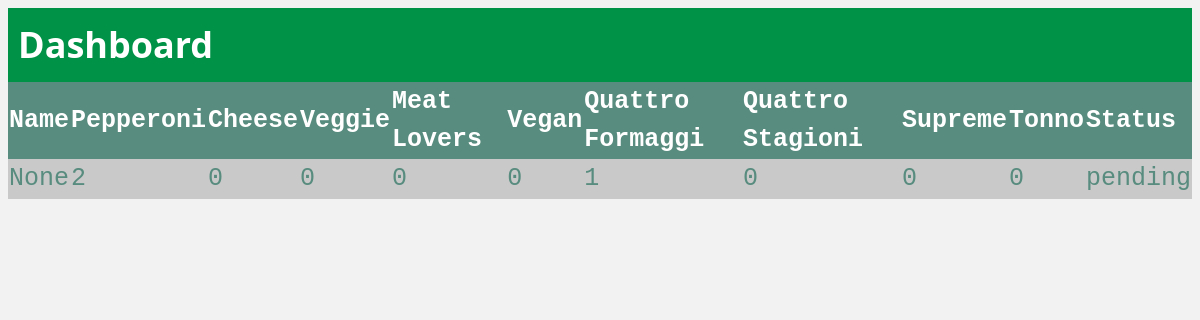
Page /dashboard on the earlier database version.
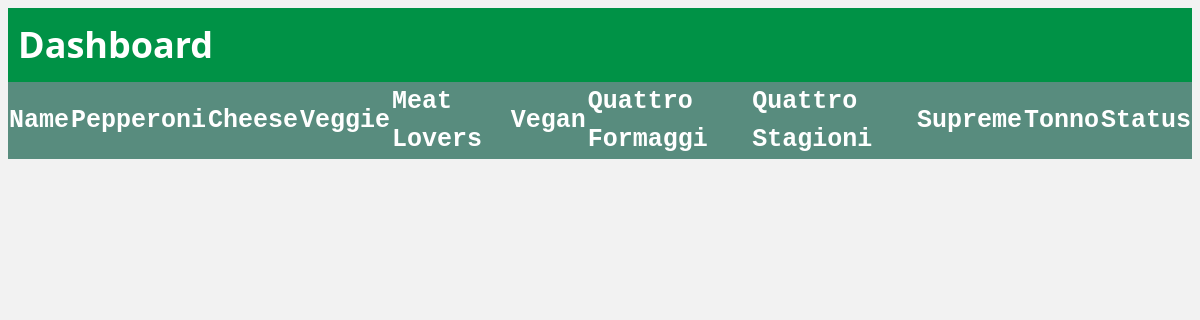
Same page on the later database version.
### tables this page shows
CREATE TABLE orders (id INTEGER PRIMARY KEY AUTOINCREMENT, name TEXT, pepperoni TEXT, cheese TEXT, veggie TEXT, meat_lovers TEXT, vegan TEXT, quattro_formaggi TEXT, quattro_stagioni TEXT, supreme TEXT, tonno TEXT, status TEXT);

### app.py (the view)
@app.route('/dashboard', methods=['GET', 'POST'])
def dashboard():
    conn = get_db()
    cursor = conn.cursor()
    cursor.execute('SELECT * FROM orders WHERE status = "pending"')
    orders = cursor.fetchall()
    cursor.close()
    if request.method == 'POST':
        order_id = request.form.get('order_id')
        status = request.form.get('status')
        conn = get_db()
        cursor = conn.cursor()
        cursor.execute('''UPDATE orders SET status = ? WHERE id = ?''', (status, order_id))
        conn.commit()
        cursor.close()
        return render_template('dashboard.html', orders=orders)
    else:
        return render_template('dashboard.html', orders=orders)

### app.py (called while the page is built)
def get_db():
    db = getattr(g, '_database', None)
    if db is None:
        db = g._database = sqlite3.connect(app.config['DATABASE'])
        db.row_factory = sqlite3.Row
    return db

### templates/dashboard.html (shortened to what this page needs)
<!DOCTYPE html>
<html lang="en">
<head>
    <link rel="stylesheet" href="{{ url_for('static', filename='styles.css') }}">
</head>
<body>
    <header>
        <h1>Dashboard</h1>
    </header>
    <table>
      <thead>
          <tr>
            <th>Name</th>
            <th>Pepperoni</th>
            <th>Cheese</th>
            <th>Veggie</th>
            <th>Meat Lovers</th>
            <th>Vegan</th>
            <th>Quattro Formaggi</th>
            <th>Quattro Stagioni</th>
            <th>Supreme</th>
            <th>Tonno</th>
            <th>Status</th>
          </tr>
      </thead>
      <tbody class="pizza_name">
          {% for order in orders %}
              <tr>
                    <td>{{ order['name'] }}</td>
                    <td>{{ order['pepperoni'] }}</td>
                    <td>{{ order['cheese'] }}</td>
                    <td>{{ order['veggie'] }}</td>
                    <td>{{ order['meat_lovers'] }}</td>
                    <td>{{ order['vegan'] }}</td>
                    <td>{{ order['quattro_formaggi'] }}</td>
                    <td>{{ order['quattro_stagioni'] }}</td>
                    <td>{{ order['supreme'] }}</td>
                    <td>{{ order['tonno'] }}</td>
                    <td>{{ order['status'] }}</td>
              </tr>
          {% endfor %}
    </tbody>
    </table>
</body>
</html>

Differences in the rows shown:
no longer on this page (row edited): orders: name "None", pepperoni "2", cheese "0", veggie "0", meat_lovers "0", vegan "0", quattro_formaggi "1", quattro_stagioni "0", supreme "0", tonno "0", status "pending"
